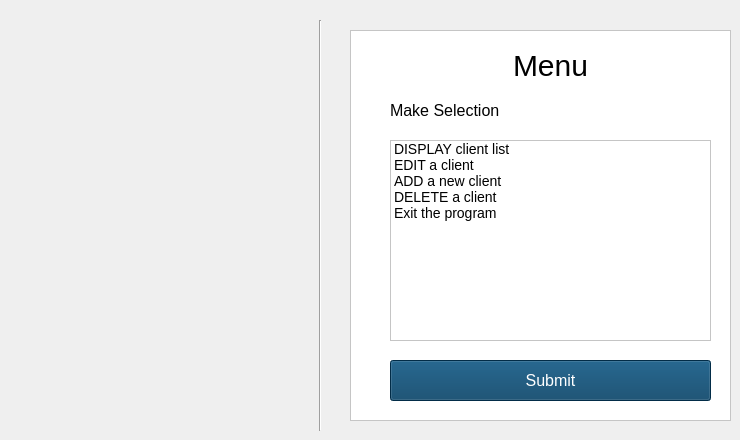
    <widget class="QWidget" name="main">
     <widget class="QFrame" name="menu_frame">
      <property name="geometry">
       <rect>
        <x>350</x>
        <y>30</y>
        <width>381</width>
        <height>391</height>
       </rect>
      </property>
      <property name="styleSheet">
       <string notr="true">background-color: white
</string>
      </property>
      <property name="frameShape">
       <enum>QFrame::StyledPanel</enum>
      </property>
      <property name="frameShadow">
       <enum>QFrame::Raised</enum>
      </property>
      <widget class="QLabel" name="menu_label_title">
       <property name="geometry">
        <rect>
         <x>40</x>
         <y>10</y>
         <width>321</width>
         <height>51</height>
        </rect>
       </property>
       <property name="styleSheet">
        <string notr="true">background-color: white;
color: black;
font-size: 30px;</string>
       </property>
       <property name="text">
        <string>Menu</string>
       </property>
       <property name="alignment">
        <set>Qt::AlignCenter</set>
       </property>
      </widget>
      <widget class="QLabel" name="menu_label_header">
       <property name="geometry">
        <rect>
         <x>40</x>
         <y>70</y>
         <width>311</width>
         <height>21</height>
        </rect>
       </property>
       <property name="styleSheet">
        <string notr="true">font-size: 16px;
background-color: white;
color: black;</string>
       </property>
       <property name="text">
        <string>Make Selection</string>
       </property>
      </widget>
      <widget class="QListWidget" name="menu_list">
       <property name="geometry">
        <rect>
         <x>40</x>
         <y>110</y>
         <width>321</width>
         <height>201</height>
        </rect>
       </property>
       <property name="styleSheet">
        <string notr="true">font-size:14px;
background-color: white;
color: black;</string>
       </property>
       <item>
        <property name="text">
         <string>DISPLAY client list</string>
        </property>
       </item>
       <item>
        <property name="text">
         <string>EDIT a client</string>
        </property>
       </item>
       <item>
        <property name="text">
         <string>ADD a new client</string>
        </property>
       </item>
       <item>
        <property name="text">
         <string>DELETE a client</string>
        </property>
       </item>
       <item>
        <property name="text">
         <string>Exit the program</string>
        </property>
       </item>
      </widget>
      <widget class="QPushButton" name="menu_btn_submit">
       <property name="geometry">
        <rect>
         <x>40</x>
         <y>330</y>
         <width>321</width>
         <height>41</height>
        </rect>
       </property>
       <property name="palette">
        <palette>
         <active>
          <colorrole role="WindowText">
           <brush brushstyle="SolidPattern">
            <color alpha="255">
             <red>255</red>
             <green>255</green>
             <blue>255</blue>
            </color>
           </brush>
          </colorrole>
          <colorrole role="Button">
           <brush brushstyle="SolidPattern">
            <color alpha="255">
             <red>3</red>
             <green>62</green>
             <blue>99</blue>
            </color>
           </brush>
          </colorrole>
          <colorrole role="Text">
           <brush brushstyle="SolidPattern">
            <color alpha="255">
             <red>255</red>
             <green>255</green>
             <blue>255</blue>
            </color>
           </brush>
          </colorrole>
          <colorrole role="ButtonText">
           <brush brushstyle="SolidPattern">
            <color alpha="255">
             <red>255</red>
             <green>255</green>
             <blue>255</blue>
            </color>
           </brush>
          </colorrole>
          <colorrole role="Base">
           <brush brushstyle="SolidPattern">
            <color alpha="255">
             <red>3</red>
             <green>62</green>
             <blue>99</blue>
            </color>
           </brush>
          </colorrole>
          <colorrole role="Window">
           <brush brushstyle="SolidPattern">
            <color alpha="255">
             <red>3</red>
             <green>62</green>
             <blue>99</blue>
            </color>
           </brush>
          </colorrole>
          <colorrole role="PlaceholderText">
           <brush brushstyle="NoBrush">
            <color alpha="128">
             <red>255</red>
             <green>255</green>
             <blue>255</blue>
            </color>
           </brush>
          </colorrole>
         </active>
         <inactive>
          <colorrole role="WindowText">
           <brush brushstyle="SolidPattern">
            <color alpha="255">
             <red>255</red>
             <green>255</green>
             <blue>255</blue>
            </color>
           </brush>
          </colorrole>
          <colorrole role="Button">
           <brush brushstyle="SolidPattern">
            <color alpha="255">
             <red>3</red>
             <green>62</green>
             <blue>99</blue>
            </color>
           </brush>
          </colorrole>
          <colorrole role="Text">
           <brush brushstyle="SolidPattern">
            <color alpha="255">
             <red>255</red>
             <green>255</green>
             <blue>255</blue>
            </color>
           </brush>
          </colorrole>
          <colorrole role="ButtonText">
           <brush brushstyle="SolidPattern">
            <color alpha="255">
             <red>255</red>
             <green>255</green>
             <blue>255</blue>
            </color>
           </brush>
          </colorrole>
          <colorrole role="Base">
           <brush brushstyle="SolidPattern">
            <color alpha="255">
             <red>3</red>
             <green>62</green>
             <blue>99</blue>
            </color>
           </brush>
          </colorrole>
          <colorrole role="Window">
           <brush brushstyle="SolidPattern">
            <color alpha="255">
             <red>3</red>
             <green>62</green>
             <blue>99</blue>
            </color>
           </brush>
          </colorrole>
          <colorrole role="PlaceholderText">
           <brush brushstyle="NoBrush">
            <color alpha="128">
             <red>255</red>
             <green>255</green>
             <blue>255</blue>
            </color>
           </brush>
          </colorrole>
         </inactive>
         <disabled>
          <colorrole role="WindowText">
           <brush brushstyle="SolidPattern">
            <color alpha="255">
             <red>255</red>
             <green>255</green>
             <blue>255</blue>
            </color>
           </brush>
          </colorrole>
          <colorrole role="Button">
           <brush brushstyle="SolidPattern">
            <color alpha="255">
             <red>3</red>
             <green>62</green>
             <blue>99</blue>
            </color>
           </brush>
          </colorrole>
          <colorrole role="Text">
           <brush brushstyle="SolidPattern">
            <color alpha="255">
             <red>255</red>
             <green>255</green>
             <blue>255</blue>
            </color>
           </brush>
          </colorrole>
          <colorrole role="ButtonText">
           <brush brushstyle="SolidPattern">
            <color alpha="255">
             <red>255</red>
             <green>255</green>
             <blue>255</blue>
            </color>
           </brush>
          </colorrole>
          <colorrole role="Base">
           <brush brushstyle="SolidPattern">
            <color alpha="255">
             <red>3</red>
             <green>62</green>
             <blue>99</blue>
            </color>
           </brush>
          </colorrole>
          <colorrole role="Window">
           <brush brushstyle="SolidPattern">
            <color alpha="255">
             <red>3</red>
             <green>62</green>
             <blue>99</blue>
            </color>
           </brush>
          </colorrole>
          <colorrole role="PlaceholderText">
           <brush brushstyle="NoBrush">
            <color alpha="128">
             <red>255</red>
             <green>255</green>
             <blue>255</blue>
            </color>
           </brush>
          </colorrole>
         </disabled>
        </palette>
       </property>
       <property name="font">
        <font>
         <pointsize>12</pointsize>
        </font>
       </property>
       <property name="styleSheet">
        <string notr="true">background-color: #033E63;
color: white</string>
       </property>
       <property name="text">
        <string>Submit</string>
       </property>
      </widget>
     </widget>
     <widget class="Line" name="line_2">
      <property name="geometry">
       <rect>
        <x>310</x>
        <y>20</y>
        <width>21</width>
        <height>411</height>
       </rect>
      </property>
      <property name="styleSheet">
       <string notr="true"/>
      </property>
      <property name="orientation">
       <enum>Qt::Vertical</enum>
      </property>
     </widget>
     <widget class="QLabel" name="label_2">
      <property name="geometry">
       <rect>
        <x>40</x>
        <y>70</y>
        <width>241</width>
        <height>321</height>
       </rect>
      </property>
      <property name="text">
       <string/>
      </property>
      <property name="pixmap">
       <pixmap resource="../resources.qrc">:/images/images/compaylogo.png</pixmap>
      </property>
      <property name="scaledContents">
       <bool>true</bool>
      </property>
     </widget>
    </widget>
